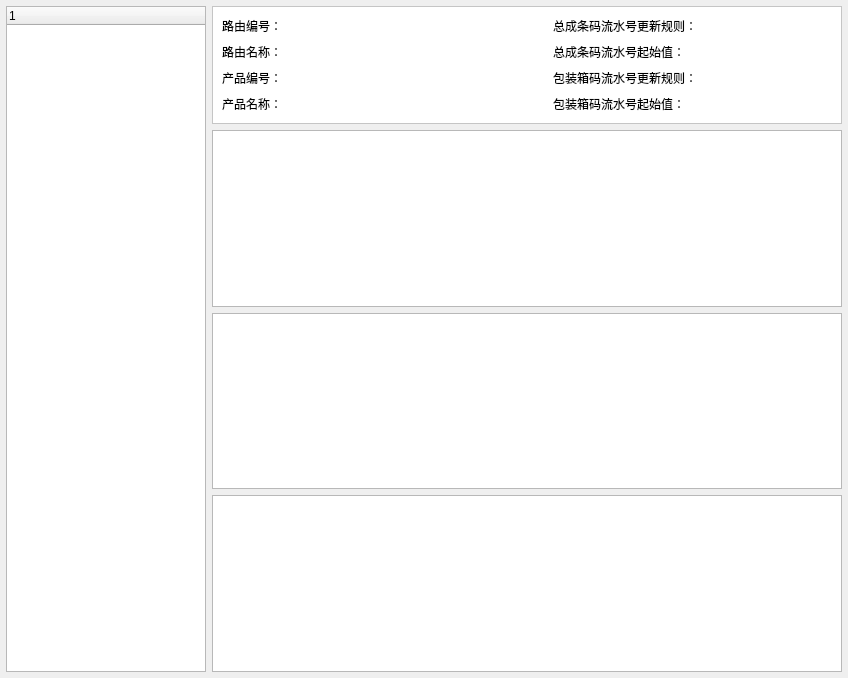
<?xml version="1.0" encoding="UTF-8"?>
<ui version="4.0">
 <class>WidgetCraftRouteDesign</class>
 <widget class="QWidget" name="WidgetCraftRouteDesign">
  <property name="geometry">
   <rect>
    <x>0</x>
    <y>0</y>
    <width>848</width>
    <height>678</height>
   </rect>
  </property>
  <property name="windowTitle">
   <string>Form</string>
  </property>
  <layout class="QHBoxLayout" name="horizontalLayout">
   <property name="leftMargin">
    <number>6</number>
   </property>
   <property name="topMargin">
    <number>6</number>
   </property>
   <property name="rightMargin">
    <number>6</number>
   </property>
   <property name="bottomMargin">
    <number>6</number>
   </property>
   <item>
    <widget class="QTreeWidget" name="treeWidget">
     <property name="maximumSize">
      <size>
       <width>200</width>
       <height>16777215</height>
      </size>
     </property>
     <column>
      <property name="text">
       <string notr="true">1</string>
      </property>
     </column>
    </widget>
   </item>
   <item>
    <layout class="QVBoxLayout" name="verticalLayout">
     <item>
      <widget class="QFrame" name="frame">
       <property name="styleSheet">
        <string notr="true">background-color: #ffffff;</string>
       </property>
       <property name="frameShape">
        <enum>QFrame::StyledPanel</enum>
       </property>
       <property name="frameShadow">
        <enum>QFrame::Raised</enum>
       </property>
       <layout class="QGridLayout" name="gridLayout" columnstretch="0,2,0,1">
        <item row="0" column="0">
         <widget class="QLabel" name="label_1">
          <property name="minimumSize">
           <size>
            <width>0</width>
            <height>20</height>
           </size>
          </property>
          <property name="text">
           <string>路由编号：</string>
          </property>
         </widget>
        </item>
        <item row="0" column="2">
         <widget class="QLabel" name="label_5">
          <property name="minimumSize">
           <size>
            <width>0</width>
            <height>20</height>
           </size>
          </property>
          <property name="text">
           <string>总成条码流水号更新规则：</string>
          </property>
         </widget>
        </item>
        <item row="0" column="1">
         <widget class="QLabel" name="labelCraftID">
          <property name="text">
           <string/>
          </property>
         </widget>
        </item>
        <item row="3" column="0">
         <widget class="QLabel" name="label_4">
          <property name="minimumSize">
           <size>
            <width>0</width>
            <height>20</height>
           </size>
          </property>
          <property name="text">
           <string>产品名称：</string>
          </property>
         </widget>
        </item>
        <item row="1" column="0">
         <widget class="QLabel" name="label_2">
          <property name="minimumSize">
           <size>
            <width>0</width>
            <height>20</height>
           </size>
          </property>
          <property name="text">
           <string>路由名称：</string>
          </property>
         </widget>
        </item>
        <item row="2" column="0">
         <widget class="QLabel" name="label_3">
          <property name="minimumSize">
           <size>
            <width>0</width>
            <height>20</height>
           </size>
          </property>
          <property name="text">
           <string>产品编号：</string>
          </property>
         </widget>
        </item>
        <item row="2" column="2">
         <widget class="QLabel" name="label_7">
          <property name="minimumSize">
           <size>
            <width>0</width>
            <height>20</height>
           </size>
          </property>
          <property name="text">
           <string>包装箱码流水号更新规则：</string>
          </property>
         </widget>
        </item>
        <item row="1" column="2">
         <widget class="QLabel" name="label_6">
          <property name="minimumSize">
           <size>
            <width>0</width>
            <height>20</height>
           </size>
          </property>
          <property name="text">
           <string>总成条码流水号起始值：</string>
          </property>
         </widget>
        </item>
        <item row="3" column="2">
         <widget class="QLabel" name="label_8">
          <property name="minimumSize">
           <size>
            <width>0</width>
            <height>20</height>
           </size>
          </property>
          <property name="text">
           <string>包装箱码流水号起始值：</string>
          </property>
         </widget>
        </item>
        <item row="1" column="1">
         <widget class="QLabel" name="labelCraftName">
          <property name="text">
           <string/>
          </property>
         </widget>
        </item>
        <item row="2" column="1">
         <widget class="QLabel" name="labelProductID">
          <property name="text">
           <string/>
          </property>
         </widget>
        </item>
        <item row="3" column="1">
         <widget class="QLabel" name="labelProductName">
          <property name="text">
           <string/>
          </property>
         </widget>
        </item>
        <item row="0" column="3">
         <widget class="QLabel" name="labelAssySerialRule">
          <property name="text">
           <string/>
          </property>
         </widget>
        </item>
        <item row="1" column="3">
         <widget class="QLabel" name="labelAssySerialInit">
          <property name="text">
           <string/>
          </property>
         </widget>
        </item>
        <item row="2" column="3">
         <widget class="QLabel" name="labelPackSerialRule">
          <property name="text">
           <string/>
          </property>
         </widget>
        </item>
        <item row="3" column="3">
         <widget class="QLabel" name="labelPackSerialInit">
          <property name="text">
           <string/>
          </property>
         </widget>
        </item>
       </layout>
      </widget>
     </item>
     <item>
      <widget class="QTableWidget" name="tableMaterial"/>
     </item>
     <item>
      <widget class="QTableWidget" name="tableMeasure"/>
     </item>
     <item>
      <widget class="QTableWidget" name="tableFixture"/>
     </item>
    </layout>
   </item>
  </layout>
 </widget>
 <resources/>
 <connections/>
</ui>
